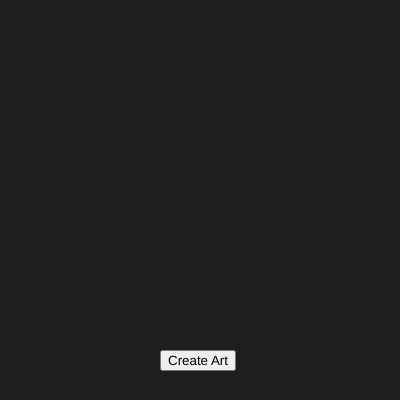
Frame 1 (no input)
Frame 60 (no input): identical to frame 1, image omitted
Frame 120 (the mouse pressed at the canvas centre since frame 60): identical to frame 1, image omitted

The p5.js sketch that drew this single still picture (run headless with seeded random() and noise() and a simulated clock; from frame 60 on, the mouse is pressed at the canvas centre):

// p5.js sketch
// ── sketch.js
function setup() {
  createCanvas(400, 400);
  background(30);
  noStroke(); 
  let button = createButton('Create Art');
  button.position(width / 2 - 40, height - 50);
  button.mousePressed(() => {
    createRandomShape();
  });
}

function createRandomShape() {
  let shapeType = random(['ellipse', 'rect', 'triangle']);
  let x = random(width); 
  let y = random(height); 
  let size = random(20, 80); 
  let col = color(random(255), random(255), random(255), random(50, 150)); 
  fill(col);
  if (shapeType === 'ellipse') {
    ellipse(x, y, size, size);
  } else if (shapeType === 'rect') {
    rect(x, y, size, size);
  } else if (shapeType === 'triangle') {
    triangle(
      x, y,
      x + size * random(0.5, 1.5), y - size * random(0.5, 1.5),
      x - size * random(0.5, 1.5), y + size * random(0.5, 1.5)
    );
  }
}

function draw() {
}
